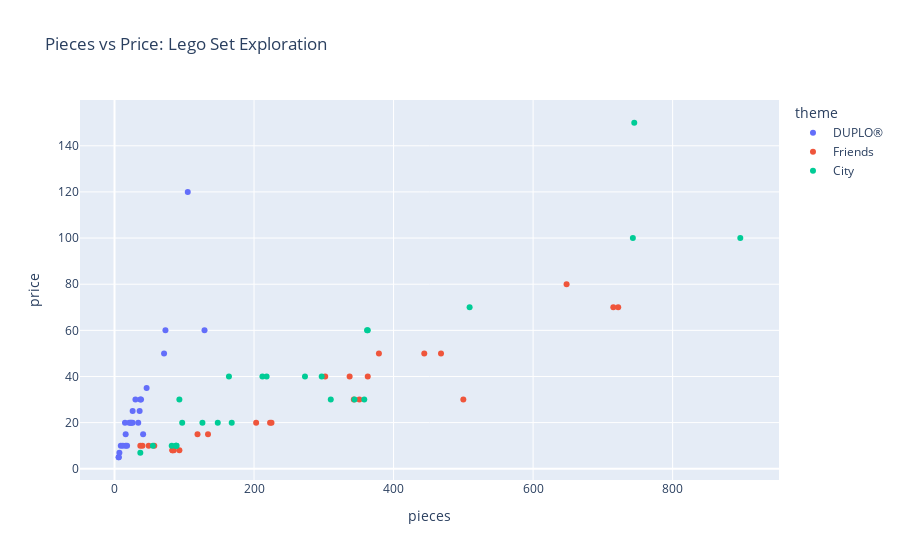

The notebook cell this image was saved under:
### Markdown cell above
***Problem 3***

Our goal is to answer the questions:

Do the more expensive sets have more pieces?
What is the most expensive set?
Are there any differences between the themes?


(a) Make a scatter plot of the number of pieces vs the price. Color the data by the lego theme and add the set name as your hover_data.
For help with this one - look at Day3.


Your plot should include labels for the axis and a descriptive title.


(b) Answer the three questions by describing what you see in the graph. Comment on any points that look like outliers.

***B \/***

***Yes, in all catagories the more expensive sets tend to have more pieces, although there are some like the advent calender which had more pieces that usual for a set at that price point.***

***The most expensive set is the Ocean Exploration ship at 149.99 and 745 pieces.***

***DUPLO to me doesnt count because the pieces are so much bigger and therefore have more material in them to allow them to have a larger price. Friends has similar pieces but the minifigures are different, maybe they cost less to produce?***

### Code cell
#A
fig = px.scatter(
    DF,
    x='pieces',
    y='price',
    color='theme',        
    hover_name='set_name',     
    title='Pieces vs Price: Lego Set Exploration', 
)

fig.show()

### Figure 1 — Plotly figure (JSON) as saved in the notebook; plotly's stock layout.template omitted (floating-point values rounded to 4 significant figures)
{"data": [{"hovertemplate": "<b>%{hovertext}</b><br><br>theme=DUPLO®<br>pieces=%{x}<br>price=%{y}<extra></extra>", "hovertext": ["My First Ladybird", "My First Race Car", "My First Celebration", "Large Playground Brick Box", "Farmers' Market", "Farm Animals", "Train Bridge and Tracks", "Cargo Train", "Spider-Man & Hulk Adventures", "Rapunzel's Tower", "Train Tracks", "My First Fun Puzzle", "My First Car Creations", "Fire Truck", "Baby Animals", "Tropical Island", "Plane", "Submarine Adventure", "Alphabet Truck", "Tow Truck", "Super Heroes Lab", "Bedroom", "Pizza Stand", "Bakery", "Modular Playhouse"], "legendgroup": "DUPLO®", "marker": {"color": "#636efa", "symbol": "circle"}, "mode": "markers", "name": "DUPLO®", "orientation": "v", "showlegend": true, "type": "scatter", "x": [6, 6, 41, 71, 26, 16, 26, 105, 38, 37, 23, 15, 34, 21, 9, 73, 12, 24, 36, 7, 30, 16, 18, 46, 129], "xaxis": "x", "y": [4.99, 4.99, 14.99, 49.99, 19.99, 9.99, 24.99, 120.0, 29.99, 29.99, 19.99, 19.99, 19.99, 19.99, 9.99, 59.99, 9.99, 19.99, 24.99, 6.99, 29.99, 14.99, 9.99, 34.99, 59.99], "yaxis": "y"}, {"hovertemplate": "<b>%{hovertext}</b><br><br>theme=Friends<br>pieces=%{x}<br>price=%{y}<extra></extra>", "hovertext": ["Stephanie's Soccer Practice", "Olivia's Mission Vehicle", "Mia's Tree House", "Friendship House", "Friends Advent Calendar", "Stephanie's Heart Box", "Mia's Heart Box", "Mia's Forest Adventures", "Stephanie's Obstacle Course", "Mia's House", "Andrea's Pool Party", "Turtles Rescue Mission", "Dolphins Rescue Mission", "Andrea's Summer Heart Box", "Olivia's Summer Heart Box", "Heartlake City Hospital", "Puppy Playground", "Andrea's Play Cube - Singer", "Mia's Play Cube - Veterinarian", "Mia's Play Cube - Cinema", "Baby Elephant Jungle Rescue", "Tiger Hot Air Balloon Jungle Rescue", "Jungle Rescue Base", "Emma's Fashion Shop", "Beach House"], "legendgroup": "Friends", "marker": {"color": "#EF553B", "symbol": "circle"}, "mode": "markers", "name": "Friends", "orientation": "v", "showlegend": true, "type": "scatter", "x": [119, 223, 351, 722, 500, 85, 83, 134, 337, 715, 468, 225, 363, 83, 93, 379, 57, 49, 40, 37, 203, 302, 648, 343, 444], "xaxis": "x", "y": [14.99, 19.99, 29.99, 69.99, 29.99, 7.99, 7.99, 14.99, 39.99, 69.99, 49.99, 19.99, 39.99, 7.99, 7.99, 49.99, 9.99, 9.99, 9.99, 9.99, 19.99, 39.99, 79.99, 29.99, 49.99], "yaxis": "y"}, {"hovertemplate": "<b>%{hovertext}</b><br><br>theme=City<br>pieces=%{x}<br>price=%{y}<extra></extra>", "hovertext": ["Off-Road Chase", "Mountain Fugitives", "Dirt Road Pursuit", "Pickup & Caravan", "Heavy Cargo Transport", "Mining Team", "People Pack - Outdoor Adventures", "Parachute Arrest", "Dock Side Fire", "Fire Station", "Fire Plane", "Construction Loader", "Diving Yacht", "Harvester Transport", "Mars Research Shuttle", "Police Helicopter Chase", "Police Monster Truck Heist", "Police Station", "Fire Helicopter Response", "Street Sweeper", "Monster Truck", "Construction Bulldozer", "Tuning Workshop", "Ocean Exploration Ship", "Safari Off-Roader"], "legendgroup": "City", "marker": {"color": "#00cc96", "symbol": "circle"}, "mode": "markers", "name": "City", "orientation": "v", "showlegend": true, "type": "scatter", "x": [37, 88, 297, 344, 310, 82, 164, 218, 97, 509, 363, 88, 148, 358, 273, 212, 362, 743, 93, 89, 55, 126, 897, 745, 168], "xaxis": "x", "y": [6.99, 9.99, 39.99, 29.99, 29.99, 9.99, 39.99, 39.99, 19.99, 69.99, 59.99, 9.99, 19.99, 29.99, 39.99, 39.99, 59.99, 99.99, 29.99, 9.99, 9.99, 19.99, 99.99, 150.0, 19.99], "yaxis": "y"}], "layout": {"legend": {"title": {"text": "theme"}, "tracegroupgap": 0}, "title": {"text": "Pieces vs Price: Lego Set Exploration"}, "xaxis": {"anchor": "y", "domain": [0, 1], "title": {"text": "pieces"}}, "yaxis": {"anchor": "x", "domain": [0, 1], "title": {"text": "price"}}}}
